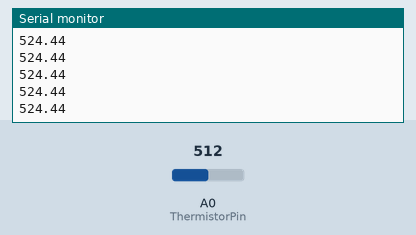
The sketch below on a simulated Arduino Uno, built with avr-gcc and run on an emulated ATmega328P. On the bench: the last lines printed to the serial monitor. The test bench sets the inputs (shaded band); at power-on: A0 (ThermistorPin) = 512.

Above: at 1.2 s.
1.3 s: A0 (ThermistorPin) set to 716
At 1.34 s:
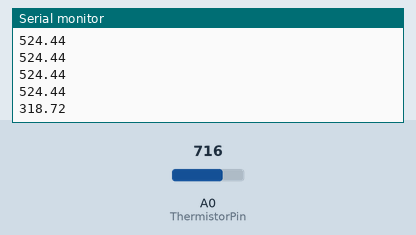
2.8 s: A0 (ThermistorPin) set to 900
At 2.82 s:
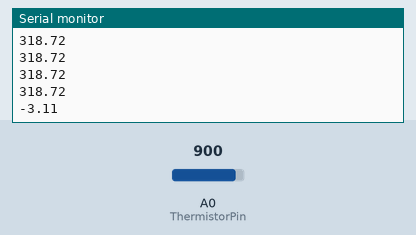
Timing chart, 0 to 5.8 s (numbered marks = the images above; inputs shaded):
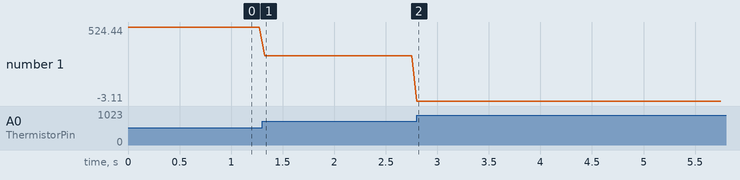

Measured:
- after the input at 1.3 s, the serial monitor: prints a new line at once (image 1)
- after the input at 2.8 s, the serial monitor: prints a new line at once (image 2)
- plotted number 1: 524.44 → 318.72 after the input at 1.3 s, 318.72 → -3.11 after the input at 2.8 s

The sketch:

ReadThermistor.ino
```cpp
// 16/04/2024
// Louis Huygens
// ReadThermistor program
// Based on program by Scott Campbell, 18/11/2015

// Program reads voltage across resistor, compares agains the known 5V input, and uses this to calculate the voltage dropped over the thermistor
// Thermal coefficients then used to relate resistance to temperature
// Results scaled appropriately


//Declare variables
int ThermistorPin = 0;
int Vo;
float R1 = 10000;
float logR2, R2, T, Tc, Tf;
float c1 = 1.009249522e-03, c2 = 2.378405444e-04, c3 = 2.019202697e-07;
float Tcc;
float Time;
float CurrentTime;

//Start timer
void setup() {
Serial.begin(9600);
Time = millis();
}

void loop() {

  //Calculate temperature
  Vo = analogRead(ThermistorPin);
  R2 = R1 * (1023.0 / (float)Vo - 1.0);
  logR2 = log(R2);
  T = (1.0 / (c1 + c2*logR2 + c3*logR2*logR2*logR2));
  Tc = T - 273.15;
  Tf = (Tc * 9.0)/ 5.0 + 32.0;
  //Scale
  Tcc = (-8.95 * Tc) + 745.79;

  //Count time elapsed
  CurrentTime = millis() - Time;

  //Record temperatures for 160s period
  if (CurrentTime < 160000){
    Serial.println(Tcc);
  }

  //Limit number of data points
  delay(50);
}
```
